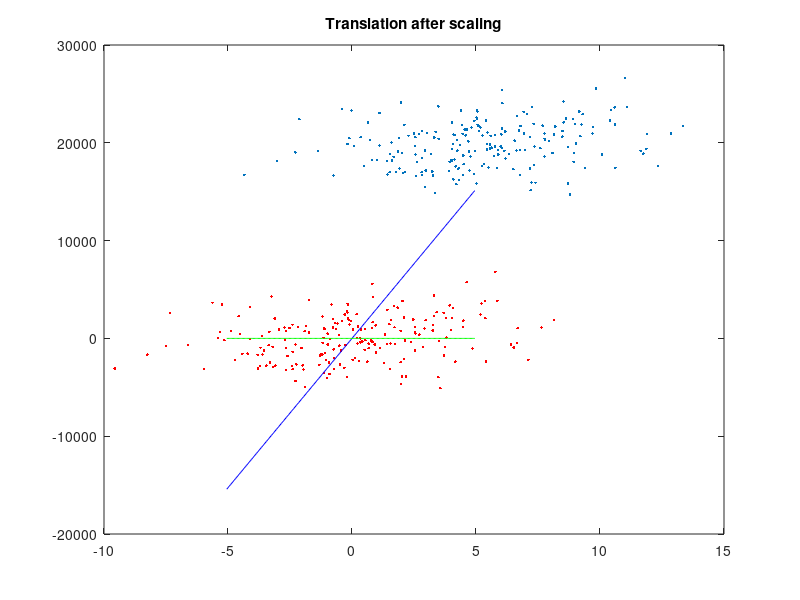

Reproduce this figure in MATLAB.
function output = Question1d1()

mean = [5,20];
sigma = [10,2;2,5];
a = [-10:0.05:10];
r = mvnrnd(mean, sigma, 200);

r1 = [r(:,1),1000*r(:,2)];

r1_b = bsxfun(@minus, r1, sum(r1)/size(r1,1));
x1_b = cov(r1_b);
[u1_b,sig1_b,v1_b] = svd(x1_b);

b1 = u1_b(2,1)/u1_b(1,1)*a(100:300);
c1 = u1_b(2,2)/u1_b(1,2)*a(100:300);
figure,plot(r1(:,1),r1(:,2),'.',r1_b(:,1),r1_b(:,2),'r.',a(100:300),b1,'b-',a(100:300),c1,'g-');
title('Translation after scaling');
end

